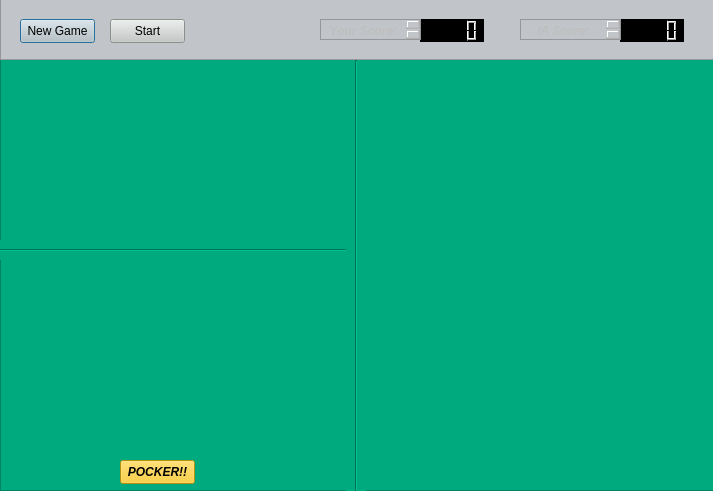
<?xml version="1.0" encoding="UTF-8"?>
<ui version="4.0">
 <class>QtTrucoApplicationClass</class>
 <widget class="QWidget" name="QtTrucoApplicationClass">
  <property name="geometry">
   <rect>
    <x>0</x>
    <y>0</y>
    <width>713</width>
    <height>491</height>
   </rect>
  </property>
  <property name="windowTitle">
   <string>QtTrucoApplication</string>
  </property>
  <widget class="QFrame" name="frame">
   <property name="geometry">
    <rect>
     <x>0</x>
     <y>0</y>
     <width>721</width>
     <height>491</height>
    </rect>
   </property>
   <property name="mouseTracking">
    <bool>false</bool>
   </property>
   <property name="styleSheet">
    <string notr="true">background-color: rgb(0, 170, 127);</string>
   </property>
   <property name="frameShape">
    <enum>QFrame::StyledPanel</enum>
   </property>
   <property name="frameShadow">
    <enum>QFrame::Raised</enum>
   </property>
   <widget class="QFrame" name="frame_2">
    <property name="geometry">
     <rect>
      <x>0</x>
      <y>-1</y>
      <width>721</width>
      <height>61</height>
     </rect>
    </property>
    <property name="styleSheet">
     <string notr="true">background-color: rgb(193, 196, 200);</string>
    </property>
    <property name="frameShape">
     <enum>QFrame::StyledPanel</enum>
    </property>
    <property name="frameShadow">
     <enum>QFrame::Raised</enum>
    </property>
    <widget class="QPushButton" name="StartPushButton">
     <property name="geometry">
      <rect>
       <x>110</x>
       <y>20</y>
       <width>75</width>
       <height>24</height>
      </rect>
     </property>
     <property name="styleSheet">
      <string notr="true">background-color: rgb(197, 200, 198);</string>
     </property>
     <property name="text">
      <string>Start</string>
     </property>
    </widget>
    <widget class="QPushButton" name="NewGamePushButton">
     <property name="geometry">
      <rect>
       <x>20</x>
       <y>20</y>
       <width>75</width>
       <height>24</height>
      </rect>
     </property>
     <property name="styleSheet">
      <string notr="true">background-color: rgb(197, 200, 198);</string>
     </property>
     <property name="text">
      <string>New Game</string>
     </property>
     <property name="checkable">
      <bool>false</bool>
     </property>
     <property name="autoDefault">
      <bool>false</bool>
     </property>
     <property name="default">
      <bool>true</bool>
     </property>
    </widget>
    <widget class="QLCDNumber" name="ScorePlayer">
     <property name="geometry">
      <rect>
       <x>420</x>
       <y>20</y>
       <width>64</width>
       <height>23</height>
      </rect>
     </property>
     <property name="styleSheet">
      <string notr="true">background-color: rgb(0, 0, 0);</string>
     </property>
    </widget>
    <widget class="QLCDNumber" name="ScoreIA">
     <property name="geometry">
      <rect>
       <x>620</x>
       <y>20</y>
       <width>64</width>
       <height>23</height>
      </rect>
     </property>
     <property name="styleSheet">
      <string notr="true">background-color: rgb(0, 0, 0);</string>
     </property>
    </widget>
    <widget class="QTextEdit" name="textEdit">
     <property name="enabled">
      <bool>false</bool>
     </property>
     <property name="geometry">
      <rect>
       <x>320</x>
       <y>20</y>
       <width>101</width>
       <height>21</height>
      </rect>
     </property>
     <property name="html">
      <string>&lt;!DOCTYPE HTML PUBLIC &quot;-//W3C//DTD HTML 4.0//EN&quot; &quot;http://www.w3.org/TR/REC-html40/strict.dtd&quot;&gt;
&lt;html&gt;&lt;head&gt;&lt;meta name=&quot;qrichtext&quot; content=&quot;1&quot; /&gt;&lt;meta charset=&quot;utf-8&quot; /&gt;&lt;style type=&quot;text/css&quot;&gt;
p, li { white-space: pre-wrap; }
hr { height: 1px; border-width: 0; }
li.unchecked::marker { content: &quot;\2610&quot;; }
li.checked::marker { content: &quot;\2612&quot;; }
&lt;/style&gt;&lt;/head&gt;&lt;body style=&quot; font-family:'Segoe UI'; font-size:9pt; font-weight:400; font-style:normal;&quot;&gt;
&lt;p align=&quot;center&quot; style=&quot; margin-top:0px; margin-bottom:0px; margin-left:0px; margin-right:0px; -qt-block-indent:0; text-indent:0px;&quot;&gt;&lt;span style=&quot; font-weight:700; font-style:italic;&quot;&gt;Your Score:&lt;/span&gt;&lt;/p&gt;&lt;/body&gt;&lt;/html&gt;</string>
     </property>
    </widget>
    <widget class="QTextEdit" name="textEdit_2">
     <property name="enabled">
      <bool>false</bool>
     </property>
     <property name="geometry">
      <rect>
       <x>520</x>
       <y>20</y>
       <width>101</width>
       <height>21</height>
      </rect>
     </property>
     <property name="html">
      <string>&lt;!DOCTYPE HTML PUBLIC &quot;-//W3C//DTD HTML 4.0//EN&quot; &quot;http://www.w3.org/TR/REC-html40/strict.dtd&quot;&gt;
&lt;html&gt;&lt;head&gt;&lt;meta name=&quot;qrichtext&quot; content=&quot;1&quot; /&gt;&lt;meta charset=&quot;utf-8&quot; /&gt;&lt;style type=&quot;text/css&quot;&gt;
p, li { white-space: pre-wrap; }
hr { height: 1px; border-width: 0; }
li.unchecked::marker { content: &quot;\2610&quot;; }
li.checked::marker { content: &quot;\2612&quot;; }
&lt;/style&gt;&lt;/head&gt;&lt;body style=&quot; font-family:'Segoe UI'; font-size:9pt; font-weight:400; font-style:normal;&quot;&gt;
&lt;p align=&quot;center&quot; style=&quot; margin-top:0px; margin-bottom:0px; margin-left:0px; margin-right:0px; -qt-block-indent:0; text-indent:0px;&quot;&gt;&lt;span style=&quot; font-weight:700; font-style:italic;&quot;&gt;IA Score:&lt;/span&gt;&lt;/p&gt;&lt;/body&gt;&lt;/html&gt;</string>
     </property>
    </widget>
   </widget>
   <widget class="Line" name="line">
    <property name="geometry">
     <rect>
      <x>0</x>
      <y>240</y>
      <width>351</width>
      <height>20</height>
     </rect>
    </property>
    <property name="orientation">
     <enum>Qt::Horizontal</enum>
    </property>
   </widget>
   <widget class="Line" name="line_2">
    <property name="geometry">
     <rect>
      <x>346</x>
      <y>60</y>
      <width>20</width>
      <height>431</height>
     </rect>
    </property>
    <property name="orientation">
     <enum>Qt::Vertical</enum>
    </property>
   </widget>
   <widget class="ClickableLabel" name="PlayerCardOne">
    <property name="geometry">
     <rect>
      <x>30</x>
      <y>330</y>
      <width>81</width>
      <height>111</height>
     </rect>
    </property>
    <property name="text">
     <string/>
    </property>
    <property name="pixmap">
     <pixmap resource="QtTrucoApplication.qrc">:/QtTrucoApplication/images/xx.gif</pixmap>
    </property>
   </widget>
   <widget class="ClickableLabel" name="PlayerCardTwo">
    <property name="geometry">
     <rect>
      <x>120</x>
      <y>330</y>
      <width>81</width>
      <height>111</height>
     </rect>
    </property>
    <property name="text">
     <string/>
    </property>
    <property name="pixmap">
     <pixmap resource="QtTrucoApplication.qrc">:/QtTrucoApplication/images/xx.gif</pixmap>
    </property>
   </widget>
   <widget class="ClickableLabel" name="PlayerCardThree">
    <property name="geometry">
     <rect>
      <x>220</x>
      <y>330</y>
      <width>81</width>
      <height>111</height>
     </rect>
    </property>
    <property name="text">
     <string/>
    </property>
    <property name="pixmap">
     <pixmap resource="QtTrucoApplication.qrc">:/QtTrucoApplication/images/xx.gif</pixmap>
    </property>
   </widget>
   <widget class="ClickableLabel" name="IACardTwo">
    <property name="geometry">
     <rect>
      <x>120</x>
      <y>90</y>
      <width>81</width>
      <height>111</height>
     </rect>
    </property>
    <property name="text">
     <string/>
    </property>
    <property name="pixmap">
     <pixmap resource="QtTrucoApplication.qrc">:/QtTrucoApplication/images/xx.gif</pixmap>
    </property>
   </widget>
   <widget class="ClickableLabel" name="IACardOne">
    <property name="geometry">
     <rect>
      <x>30</x>
      <y>90</y>
      <width>81</width>
      <height>111</height>
     </rect>
    </property>
    <property name="text">
     <string/>
    </property>
    <property name="pixmap">
     <pixmap resource="QtTrucoApplication.qrc">:/QtTrucoApplication/images/xx.gif</pixmap>
    </property>
   </widget>
   <widget class="ClickableLabel" name="IACardThree">
    <property name="geometry">
     <rect>
      <x>220</x>
      <y>90</y>
      <width>81</width>
      <height>111</height>
     </rect>
    </property>
    <property name="text">
     <string/>
    </property>
    <property name="pixmap">
     <pixmap resource="QtTrucoApplication.qrc">:/QtTrucoApplication/images/xx.gif</pixmap>
    </property>
   </widget>
   <widget class="QLabel" name="ViraCard">
    <property name="geometry">
     <rect>
      <x>500</x>
      <y>210</y>
      <width>81</width>
      <height>111</height>
     </rect>
    </property>
    <property name="text">
     <string/>
    </property>
    <property name="pixmap">
     <pixmap resource="QtTrucoApplication.qrc">:/QtTrucoApplication/images/xx.gif</pixmap>
    </property>
   </widget>
   <widget class="QLabel" name="PlayerCardRoundTwo">
    <property name="geometry">
     <rect>
      <x>500</x>
      <y>330</y>
      <width>81</width>
      <height>111</height>
     </rect>
    </property>
    <property name="text">
     <string/>
    </property>
    <property name="pixmap">
     <pixmap resource="QtTrucoApplication.qrc">:/QtTrucoApplication/images/blank.gif</pixmap>
    </property>
   </widget>
   <widget class="QLabel" name="PlayerCardRoundThree">
    <property name="geometry">
     <rect>
      <x>600</x>
      <y>330</y>
      <width>81</width>
      <height>111</height>
     </rect>
    </property>
    <property name="text">
     <string/>
    </property>
    <property name="pixmap">
     <pixmap resource="QtTrucoApplication.qrc">:/QtTrucoApplication/images/blank.gif</pixmap>
    </property>
   </widget>
   <widget class="QLabel" name="IACardRoundTwo">
    <property name="geometry">
     <rect>
      <x>500</x>
      <y>90</y>
      <width>81</width>
      <height>111</height>
     </rect>
    </property>
    <property name="text">
     <string/>
    </property>
    <property name="pixmap">
     <pixmap resource="QtTrucoApplication.qrc">:/QtTrucoApplication/images/blank.gif</pixmap>
    </property>
   </widget>
   <widget class="QLabel" name="IACardRoundOne">
    <property name="geometry">
     <rect>
      <x>400</x>
      <y>90</y>
      <width>81</width>
      <height>111</height>
     </rect>
    </property>
    <property name="text">
     <string/>
    </property>
    <property name="pixmap">
     <pixmap resource="QtTrucoApplication.qrc">:/QtTrucoApplication/images/blank.gif</pixmap>
    </property>
   </widget>
   <widget class="QLabel" name="IACardRoundThree">
    <property name="geometry">
     <rect>
      <x>600</x>
      <y>90</y>
      <width>81</width>
      <height>111</height>
     </rect>
    </property>
    <property name="text">
     <string/>
    </property>
    <property name="pixmap">
     <pixmap resource="QtTrucoApplication.qrc">:/QtTrucoApplication/images/blank.gif</pixmap>
    </property>
   </widget>
   <widget class="QPushButton" name="PokerPushButton">
    <property name="geometry">
     <rect>
      <x>120</x>
      <y>460</y>
      <width>75</width>
      <height>24</height>
     </rect>
    </property>
    <property name="font">
     <font>
      <italic>true</italic>
      <bold>true</bold>
      <underline>false</underline>
     </font>
    </property>
    <property name="styleSheet">
     <string notr="true">background-color: rgb(250, 200, 20);</string>
    </property>
    <property name="text">
     <string>POCKER!!</string>
    </property>
   </widget>
   <widget class="QLabel" name="PlayerCardRoundOne">
    <property name="geometry">
     <rect>
      <x>400</x>
      <y>330</y>
      <width>81</width>
      <height>111</height>
     </rect>
    </property>
    <property name="text">
     <string/>
    </property>
    <property name="pixmap">
     <pixmap resource="QtTrucoApplication.qrc">:/QtTrucoApplication/images/blank.gif</pixmap>
    </property>
   </widget>
  </widget>
 </widget>
 <layoutdefault spacing="6" margin="11"/>
 <customwidgets>
  <customwidget>
   <class>ClickableLabel</class>
   <extends>QLabel</extends>
   <header>clickablelabel.h</header>
  </customwidget>
 </customwidgets>
 <resources>
  <include location="QtTrucoApplication.qrc"/>
 </resources>
 <connections/>
</ui>
